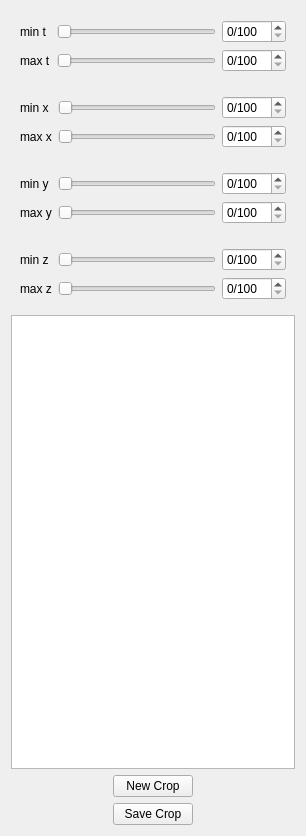
<?xml version="1.0" encoding="UTF-8"?>
<ui version="4.0">
 <class>Form</class>
 <widget class="QWidget" name="Form">
  <property name="geometry">
   <rect>
    <x>0</x>
    <y>0</y>
    <width>306</width>
    <height>836</height>
   </rect>
  </property>
  <property name="sizePolicy">
   <sizepolicy hsizetype="Preferred" vsizetype="Minimum">
    <horstretch>0</horstretch>
    <verstretch>0</verstretch>
   </sizepolicy>
  </property>
  <property name="windowTitle">
   <string>Form</string>
  </property>
  <layout class="QGridLayout" name="gridLayout_5">
   <item row="0" column="0">
    <widget class="QWidget" name="widget_t" native="true">
     <property name="sizePolicy">
      <sizepolicy hsizetype="Preferred" vsizetype="Fixed">
       <horstretch>0</horstretch>
       <verstretch>0</verstretch>
      </sizepolicy>
     </property>
     <layout class="QGridLayout" name="gridLayout">
      <item row="0" column="0">
       <widget class="QLabel" name="labelMinT">
        <property name="text">
         <string>min t</string>
        </property>
       </widget>
      </item>
      <item row="0" column="1">
       <widget class="QSlider" name="_minSliderT">
        <property name="minimumSize">
         <size>
          <width>100</width>
          <height>0</height>
         </size>
        </property>
        <property name="orientation">
         <enum>Qt::Horizontal</enum>
        </property>
       </widget>
      </item>
      <item row="0" column="2">
       <widget class="QSpinBox" name="_minSpinT">
        <property name="sizePolicy">
         <sizepolicy hsizetype="Fixed" vsizetype="Fixed">
          <horstretch>0</horstretch>
          <verstretch>0</verstretch>
         </sizepolicy>
        </property>
        <property name="suffix">
         <string>/100</string>
        </property>
        <property name="prefix">
         <string/>
        </property>
       </widget>
      </item>
      <item row="1" column="0">
       <widget class="QLabel" name="labelMaxT">
        <property name="text">
         <string>max t</string>
        </property>
       </widget>
      </item>
      <item row="1" column="1">
       <widget class="QSlider" name="_maxSliderT">
        <property name="minimumSize">
         <size>
          <width>100</width>
          <height>0</height>
         </size>
        </property>
        <property name="orientation">
         <enum>Qt::Horizontal</enum>
        </property>
       </widget>
      </item>
      <item row="1" column="2">
       <widget class="QSpinBox" name="_maxSpinT">
        <property name="sizePolicy">
         <sizepolicy hsizetype="Fixed" vsizetype="Fixed">
          <horstretch>0</horstretch>
          <verstretch>0</verstretch>
         </sizepolicy>
        </property>
        <property name="suffix">
         <string>/100</string>
        </property>
       </widget>
      </item>
     </layout>
    </widget>
   </item>
   <item row="1" column="0">
    <widget class="QWidget" name="widget_x" native="true">
     <property name="sizePolicy">
      <sizepolicy hsizetype="Preferred" vsizetype="Fixed">
       <horstretch>0</horstretch>
       <verstretch>0</verstretch>
      </sizepolicy>
     </property>
     <layout class="QGridLayout" name="gridLayout_2">
      <item row="0" column="0">
       <widget class="QLabel" name="labelMinX">
        <property name="text">
         <string>min x</string>
        </property>
       </widget>
      </item>
      <item row="0" column="1">
       <widget class="QSlider" name="_minSliderX">
        <property name="minimumSize">
         <size>
          <width>100</width>
          <height>0</height>
         </size>
        </property>
        <property name="orientation">
         <enum>Qt::Horizontal</enum>
        </property>
       </widget>
      </item>
      <item row="0" column="2">
       <widget class="QSpinBox" name="_minSpinX">
        <property name="sizePolicy">
         <sizepolicy hsizetype="Fixed" vsizetype="Fixed">
          <horstretch>0</horstretch>
          <verstretch>0</verstretch>
         </sizepolicy>
        </property>
        <property name="suffix">
         <string>/100</string>
        </property>
        <property name="prefix">
         <string/>
        </property>
       </widget>
      </item>
      <item row="1" column="0">
       <widget class="QLabel" name="labelMaxX">
        <property name="text">
         <string>max x</string>
        </property>
       </widget>
      </item>
      <item row="1" column="1">
       <widget class="QSlider" name="_maxSliderX">
        <property name="minimumSize">
         <size>
          <width>100</width>
          <height>0</height>
         </size>
        </property>
        <property name="orientation">
         <enum>Qt::Horizontal</enum>
        </property>
       </widget>
      </item>
      <item row="1" column="2">
       <widget class="QSpinBox" name="_maxSpinX">
        <property name="sizePolicy">
         <sizepolicy hsizetype="Fixed" vsizetype="Fixed">
          <horstretch>0</horstretch>
          <verstretch>0</verstretch>
         </sizepolicy>
        </property>
        <property name="suffix">
         <string>/100</string>
        </property>
       </widget>
      </item>
     </layout>
    </widget>
   </item>
   <item row="2" column="0">
    <widget class="QWidget" name="widget_y" native="true">
     <property name="sizePolicy">
      <sizepolicy hsizetype="Preferred" vsizetype="Fixed">
       <horstretch>0</horstretch>
       <verstretch>0</verstretch>
      </sizepolicy>
     </property>
     <layout class="QGridLayout" name="gridLayout_3">
      <item row="0" column="0">
       <widget class="QLabel" name="labelMinY">
        <property name="text">
         <string>min y</string>
        </property>
       </widget>
      </item>
      <item row="0" column="1">
       <widget class="QSlider" name="_minSliderY">
        <property name="minimumSize">
         <size>
          <width>100</width>
          <height>0</height>
         </size>
        </property>
        <property name="orientation">
         <enum>Qt::Horizontal</enum>
        </property>
       </widget>
      </item>
      <item row="0" column="2">
       <widget class="QSpinBox" name="_minSpinY">
        <property name="sizePolicy">
         <sizepolicy hsizetype="Maximum" vsizetype="Fixed">
          <horstretch>0</horstretch>
          <verstretch>0</verstretch>
         </sizepolicy>
        </property>
        <property name="suffix">
         <string>/100</string>
        </property>
        <property name="prefix">
         <string/>
        </property>
       </widget>
      </item>
      <item row="1" column="0">
       <widget class="QLabel" name="labelMaxY">
        <property name="text">
         <string>max y</string>
        </property>
       </widget>
      </item>
      <item row="1" column="1">
       <widget class="QSlider" name="_maxSliderY">
        <property name="minimumSize">
         <size>
          <width>100</width>
          <height>0</height>
         </size>
        </property>
        <property name="orientation">
         <enum>Qt::Horizontal</enum>
        </property>
       </widget>
      </item>
      <item row="1" column="2">
       <widget class="QSpinBox" name="_maxSpinY">
        <property name="sizePolicy">
         <sizepolicy hsizetype="Maximum" vsizetype="Fixed">
          <horstretch>0</horstretch>
          <verstretch>0</verstretch>
         </sizepolicy>
        </property>
        <property name="suffix">
         <string>/100</string>
        </property>
       </widget>
      </item>
     </layout>
    </widget>
   </item>
   <item row="3" column="0">
    <widget class="QWidget" name="widget_z" native="true">
     <property name="sizePolicy">
      <sizepolicy hsizetype="Preferred" vsizetype="Fixed">
       <horstretch>0</horstretch>
       <verstretch>0</verstretch>
      </sizepolicy>
     </property>
     <layout class="QGridLayout" name="gridLayout_4">
      <item row="0" column="0">
       <widget class="QLabel" name="labelMinZ">
        <property name="text">
         <string>min z</string>
        </property>
       </widget>
      </item>
      <item row="0" column="1">
       <widget class="QSlider" name="_minSliderZ">
        <property name="minimumSize">
         <size>
          <width>100</width>
          <height>0</height>
         </size>
        </property>
        <property name="orientation">
         <enum>Qt::Horizontal</enum>
        </property>
       </widget>
      </item>
      <item row="0" column="2">
       <widget class="QSpinBox" name="_minSpinZ">
        <property name="enabled">
         <bool>true</bool>
        </property>
        <property name="sizePolicy">
         <sizepolicy hsizetype="Maximum" vsizetype="Fixed">
          <horstretch>0</horstretch>
          <verstretch>0</verstretch>
         </sizepolicy>
        </property>
        <property name="suffix">
         <string>/100</string>
        </property>
        <property name="prefix">
         <string/>
        </property>
       </widget>
      </item>
      <item row="1" column="0">
       <widget class="QLabel" name="labelMaxZ">
        <property name="text">
         <string>max z</string>
        </property>
       </widget>
      </item>
      <item row="1" column="1">
       <widget class="QSlider" name="_maxSliderZ">
        <property name="minimumSize">
         <size>
          <width>100</width>
          <height>0</height>
         </size>
        </property>
        <property name="orientation">
         <enum>Qt::Horizontal</enum>
        </property>
       </widget>
      </item>
      <item row="1" column="2">
       <widget class="QSpinBox" name="_maxSpinZ">
        <property name="sizePolicy">
         <sizepolicy hsizetype="Maximum" vsizetype="Fixed">
          <horstretch>0</horstretch>
          <verstretch>0</verstretch>
         </sizepolicy>
        </property>
        <property name="suffix">
         <string>/100</string>
        </property>
       </widget>
      </item>
     </layout>
    </widget>
   </item>
   <item row="4" column="0">
    <widget class="CropListView" name="cropListView"/>
   </item>
   <item row="5" column="0">
    <layout class="QHBoxLayout" name="horizontalLayout">
     <item>
      <spacer name="horizontalSpacer">
       <property name="orientation">
        <enum>Qt::Horizontal</enum>
       </property>
       <property name="sizeHint" stdset="0">
        <size>
         <width>40</width>
         <height>20</height>
        </size>
       </property>
      </spacer>
     </item>
     <item>
      <widget class="QPushButton" name="AddCropButton">
       <property name="sizePolicy">
        <sizepolicy hsizetype="Maximum" vsizetype="Fixed">
         <horstretch>0</horstretch>
         <verstretch>0</verstretch>
        </sizepolicy>
       </property>
       <property name="toolTip">
        <string/>
       </property>
       <property name="text">
        <string>New Crop</string>
       </property>
      </widget>
     </item>
     <item>
      <spacer name="horizontalSpacer_2">
       <property name="orientation">
        <enum>Qt::Horizontal</enum>
       </property>
       <property name="sizeHint" stdset="0">
        <size>
         <width>40</width>
         <height>20</height>
        </size>
       </property>
      </spacer>
     </item>
    </layout>
   </item>
   <item row="6" column="0">
    <layout class="QHBoxLayout" name="horizontalLayout_2">
     <item>
      <spacer name="horizontalSpacer_3">
       <property name="orientation">
        <enum>Qt::Horizontal</enum>
       </property>
       <property name="sizeHint" stdset="0">
        <size>
         <width>40</width>
         <height>20</height>
        </size>
       </property>
      </spacer>
     </item>
     <item>
      <widget class="QPushButton" name="SetCropButton">
       <property name="sizePolicy">
        <sizepolicy hsizetype="Maximum" vsizetype="Fixed">
         <horstretch>0</horstretch>
         <verstretch>0</verstretch>
        </sizepolicy>
       </property>
       <property name="toolTip">
        <string/>
       </property>
       <property name="text">
        <string>Save Crop</string>
       </property>
      </widget>
     </item>
     <item>
      <spacer name="horizontalSpacer_4">
       <property name="orientation">
        <enum>Qt::Horizontal</enum>
       </property>
       <property name="sizeHint" stdset="0">
        <size>
         <width>40</width>
         <height>20</height>
        </size>
       </property>
      </spacer>
     </item>
    </layout>
   </item>
  </layout>
 </widget>
 <customwidgets>
  <customwidget>
   <class>CropListView</class>
   <extends>QTableView</extends>
   <header>ilastik.widgets.cropListView</header>
  </customwidget>
 </customwidgets>
 <resources/>
 <connections/>
</ui>
